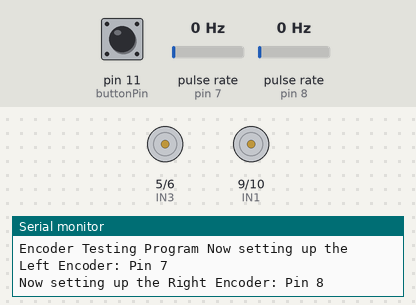
A sketch run on a simulated Arduino Uno, built with avr-gcc and run on an emulated ATmega328P. Shown: motor-driver pin pairs drawn as motors (green arrow = first pin HIGH = forward, orange = second pin HIGH = backward, longer = more drive), the last lines printed to the serial monitor. Wiring (inferred from the names in the program): 2 × pulse sensor: data pin 7 / data pin 8. The test bench sets the inputs (shaded band); at power-on: pin 11 (buttonPin) HIGH, pulse rate (sensors on pin 7, pin 8) 0 Hz.

Above: at 1.2 s.
1.3 s: pin 11 (buttonPin) pulled LOW for 0.15 s
At 3.0 s:
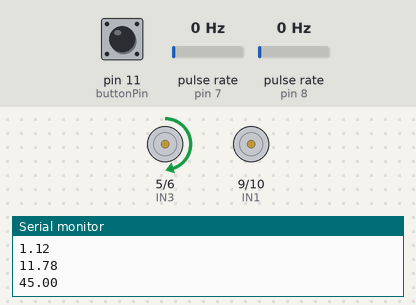
4.4 s: pulse rate (sensor on pin 7) set to 4 Hz
At 6.9 s:
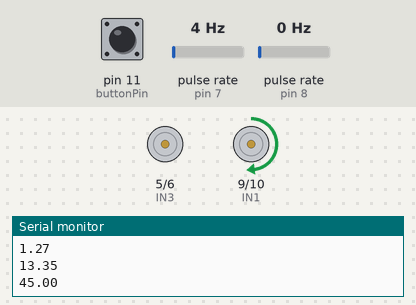
7.4 s: pulse rate (sensor on pin 8) set to 50 Hz
At 9.9 s:
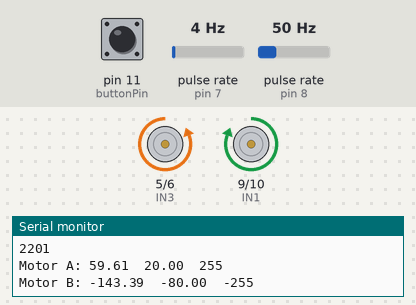
10.4 s: pulse rate (sensor on pin 7) set to 50 Hz
At 12.2 s:
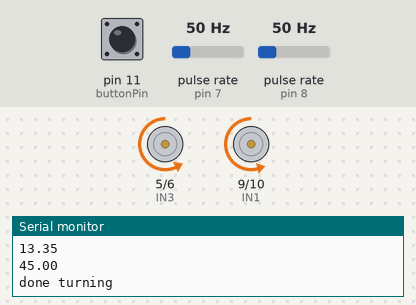
13.4 s: pulse rate (sensor on pin 8) set to 4 Hz
16.4 s: pin 11 (buttonPin) pulled LOW for 1 s
Timing chart, 0 to 30.0 s (numbered marks = the images above; inputs shaded):
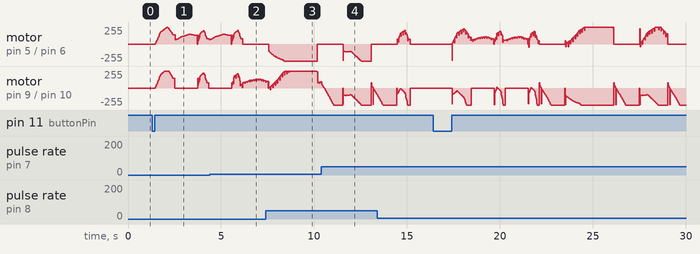

The sketch:

TrapProfile.ino
```cpp
// TODO: Import header code from previous lab code to set up your motors, buttons, pins, etc.

#include <PinChangeInterrupt.h>


#define buttonPin 11

#define EncoderMotorLeft 7
#define EncoderMotorRight 8

#define A 0
#define B 1

// If you have a kit with the moto shield, set this to true
// If you have the Dual H-Bridge controller w/o the shield, set to false
#define SHIELD false
//SHIELD Pin varables - cannot be changed
#define motorApwm 3
#define motorAdir 12
#define motorBpwm 11
#define motorBdir 13
//Driver Pin variable - any 4 analog pins (marked with ~ on your board)
#define IN1 9
#define IN2 10
#define IN3 5
#define IN4 6

#define FORWARD             0
#define LEFT               -75
#define RIGHT               85
///////////////////////////////////////////////////////////////
// Two structures for use in this lab.
// The velocity profile structure contains the important time steps and
// max velocity
struct velProfile {
  float t1;
  float t2;
  float tf;
  float vel;
};

// The "state" structure includes both position and velocity information
struct state {
  float x;
  float v;
};


///////////////////////////////////////////////////////////////
// TODO: Input gains for each motor from motor testing code below
float Kp[] = {5.0, 4.75};
float Kd[] = {1, 1};

// TODO: Max speed of each motor in counts/sec
float maxSpeedA = 93.7;
float maxSpeedB = 112.4;

float cntCm = 0.955;
float DistancePerRev = 28;
float EncoderCountsPerRev = 24;
float l = 9;
float cmDegree = (2*3.14*l)/360;

// TODO: Choose a reasonable speed for your robot to drive
float desiredMaxSpeed = 45; // Input desired speed in cm/s, convert later
int desiredDistance = 60; // Input desired test distance in cm

volatile unsigned int leftEncoderCount = 0;
volatile unsigned int rightEncoderCount = 0;

int PDdelay = 20;
unsigned long nextPDtime = 0;
int printDelay = 200;
unsigned long nextPrintTime = printDelay;
float rampFraction = 0.3;

// Define the movement sequence (forward, left, right, etc.) for navigating a maze
int moves[] = {FORWARD, LEFT, FORWARD, LEFT, FORWARD, RIGHT, FORWARD, RIGHT, FORWARD, RIGHT, FORWARD};
// Define the distance to travel for each move
int distance[] = {30, 16, 16, 80, 45, 20};


void setup() {
  //TODO: Include setup code for any pins other than motors or encoders
  pinMode(buttonPin, INPUT_PULLUP);
  Serial.begin(9600);
  motor_setup();
  encoder_setup();
}

void loop() {
 int j = 0;

  // Wait for the push button to be pressed and released
  while (digitalRead(buttonPin) == 1); // Wait for button press
  delay(50); // Debounce delay
  while (digitalRead(buttonPin) == 0); // Wait for button release
  for (int i = 0; i < sizeof(moves)/2; i++) {
    if(moves[i] == FORWARD){
      driveForward(desiredMaxSpeed, distance[j]); // Drive forward for the specified distance
      j++;
    }
    else {
      turn(15, moves[i]); // Turn in the specified direction (left or right)
    }
    // Stop the motors after each move
    run_motor(A, 0);
    run_motor(B, 0);
  }
  j = 0; // Reset the distance index

}

void driveForward(float desiredSpeed, float desiredDistance) {
  // TODO: Convert desiredSpeed to motorSpeed and countsDesired
  float motorSpeed = (desiredSpeed/DistancePerRev)*EncoderCountsPerRev; // Convert from cm/s to counts/s
  float countsDesired = (desiredDistance / DistancePerRev) * EncoderCountsPerRev; // Can use Lab 2B equation here

  float Xd = 0;
  float Vd = 0;
  float VA = 0;
  float VB = 0;
  int encA = 0;
  int encB = 0;

  // Reset encoder counts at the beginning of the movement.
  unsigned long startTime = millis();
  int cmdA = 0;
  int cmdB = 0;
  leftEncoderCount = 0;
  rightEncoderCount = 0;
  int prevEncA = 0;
  int prevEncB = 0;

  //TODO: Give this inputs (see trapezoidal.ino)
  struct velProfile profile = genVelProfile(desiredMaxSpeed, desiredDistance, rampFraction);
  nextPDtime = 0;
  // Run until final time of the velocity profile + 1 second, in order to
  // allow your motors to catch up if necessary
  while (millis() - startTime < profile.tf*1000+100) {
    unsigned long now = millis() - startTime;
    run_motor(A, cmdA);
    run_motor(B, cmdB);
    if (now > nextPDtime) {
      struct state desiredState = targetState(now/1000.0, profile);
      Xd = desiredState.x; // Desired position
      Vd = desiredState.v; // Desired speed
      // Get current encoder counts
      encA = leftEncoderCount;
      encB = rightEncoderCount;
      // Get current speed (the 1000 converts PDdelay to seconds)
      VA = (encA - prevEncA) * 1000.0/PDdelay;
      VB = (encB - prevEncB) * 1000.0/PDdelay;
      // Feed-forward values of pwm for speed based on max speed
      float pwmInA = map(Vd, 0, maxSpeedA, 0, 255);
      float pwmInB = map(Vd, 0, maxSpeedB, 0, 255);

      // Get command values from controller (as a byte)
      cmdA = pdController(pwmInA, Vd-VA, Xd-encA, Kp[0], Kd[0]);
      cmdB = pdController(pwmInB, Vd-VB, Xd-encB, Kp[1], Kd[1]);

      // Update previous encoder counts
      prevEncA = encA;
      prevEncB = encB;

      // Set next time to update PD controller
      nextPDtime += PDdelay;
    }

    if (now > nextPrintTime) {
      // Output: time, error, velocity error, and pwm for both motors
      Serial.println(now);
      Serial.print("Motor A: ");
      Serial.print(Xd - encA);
      Serial.print("\t");
      Serial.print(Vd - VA);
      Serial.print("\t");
      Serial.println(cmdA);
      Serial.print("Motor B: ");
      Serial.print(Xd - encB);
      Serial.print("\t");
      Serial.print(Vd - VB);
      Serial.print("\t");
      Serial.println(cmdB);
      nextPrintTime += printDelay;
    }
  }
  // Stop motors
  run_motor(A, 0);
  run_motor(B, 0);
  Serial.println("done driving");
}

void turn(float maxAngularSpeed, float degrees) {
    // TODO: Convert desiredSpeed to motorSpeed and countsDesired
  float motorSpeed = ((maxAngularSpeed)/DistancePerRev)*EncoderCountsPerRev; // Convert from cm/s to counts/s
  float wheelDesiredDistance = abs(degrees)*cmDegree;
  float countsDesired = (abs(degrees)*cmDegree / DistancePerRev) * EncoderCountsPerRev; // Can use Lab 2B equation here

  float Xd, Vd, VA, VB;
  int encA;
  int encB;

  // Reset encoder counts at the beginning of the movement.
  unsigned long startTime = millis();
  int cmdA = 0;
  int cmdB = 0;
  leftEncoderCount = 0;
  rightEncoderCount = 0;
  int prevEncA = 0;
  int prevEncB = 0;

  //TODO: Give this inputs (see trapezoidal.ino)
  struct velProfile profile = genVelProfile(maxAngularSpeed, wheelDesiredDistance, rampFraction);
  Serial.println(profile.tf);
  Serial.println(wheelDesiredDistance);
  Serial.println(desiredMaxSpeed);
  // Run until final time of the velocity profile + 1 second, in order to
  // allow your motors to catch up if necessary
  nextPDtime = 0;
  while (millis() - startTime < profile.tf*1000+100) {
    unsigned long now = millis() - startTime;
    if(degrees>0){
      run_motor(A, cmdA);
    }else{
      run_motor(B, cmdB);
    }


    if (now > nextPDtime) {
      struct state desiredState = targetState(now/1000.0, profile);
      Xd = desiredState.x; // Desired position
      Vd = desiredState.v; // Desired speed
      // Get current encoder counts
      encA = leftEncoderCount;
      encB = rightEncoderCount;
      // Get current speed (the 1000 converts PDdelay to seconds)
      VA = (encA - prevEncA) * 1000.0/PDdelay;
      VB = (encB - prevEncB) * 1000.0/PDdelay;
      // Feed-forward values of pwm for speed based on max speed
      float pwmInA = map(Vd, 0, maxSpeedA, 80, 255);
      float pwmInB = map(Vd, 0, maxSpeedB, 60, 255);

      // Get command values from controller (as a byte)
      cmdA = pdController(pwmInA, Vd-VA, Xd-encA, 6, 0.3);
      cmdB = pdController(pwmInB, Vd-VB, Xd-encB, 6, 0.3);

      // Update previous encoder counts
      prevEncA = encA;
      prevEncB = encB;

      // Set next time to update PD controller
      nextPDtime += PDdelay;
    }

    if (now > nextPrintTime) {
      // Output: time, error, velocity error, and pwm for both motors
      Serial.println(now);
      Serial.print("Motor A: ");
      Serial.print(Xd - encA);
      Serial.print("\t");
      Serial.print(Vd - VA);
      Serial.print("\t");
      Serial.println(cmdA);
      Serial.print("Motor B: ");
      Serial.print(Xd - encB);
      Serial.print("\t");
      Serial.print(Vd - VB);
      Serial.print("\t");
      Serial.println(cmdB);
      nextPrintTime += printDelay;
    }
  }
  // Stop motors
  run_motor(A, 0);
  run_motor(B, 0);
  Serial.println("done turning");
}


struct state targetState(float time, struct velProfile vp) {
  // TODO: Calculate the desired position and velocity at given sample time.
  struct state output;
  if(time<vp.t1){
    output.x = 0.5*(vp.vel/vp.t1)*time*time ; // output desired position
    output.v = (vp.vel/vp.t1)*time; // output desired velocity
    return output;
  }else if(time<vp.t2){
    output.x =vp.vel*time-(0.5*(vp.vel/vp.t1)*vp.t1*vp.t1); // output desired position
    output.v = vp.vel; // output desired velocity
    return output;
  }else if(time<vp.tf){
    output.x = -0.5*(vp.vel/vp.t1)*(time-vp.tf)*(time-vp.tf)+((vp.vel/vp.t1)*vp.t1*vp.t1)+(vp.vel*(vp.t2-vp.t1));
    output.v = -((vp.vel/vp.t1)*(time-vp.t2))+vp.vel; // output desired velocity
    return output;
  }else{
    output.x = ((vp.vel/vp.t1)*vp.t1*vp.t1)+(vp.vel*(vp.t2-vp.t1));
    output.v = 0;
    return output;
  }
}

int pdController(float FF, float Verr, float Xerr, float kp, float kd) {
  // Implements Feed-forward + feedback control
  int u = FF + kp*Xerr + kd*Verr;
  int cmd = constrain(u, -255, 255);
  return cmd;
}
```

encoders.ino
```cpp
void encoder_setup() {
  Serial.print("Encoder Testing Program ");
  Serial.print("Now setting up the Left Encoder: Pin ");
  Serial.print(EncoderMotorLeft);
  Serial.println();

  pinMode(EncoderMotorLeft, INPUT_PULLUP); //set the pin to input
  // The following code sets up the PinChange Interrupt
  // Valid interrupt modes are: RISING, FALLING or CHANGE
  attachPinChangeInterrupt(digitalPinToPinChangeInterrupt(EncoderMotorLeft), indexLeftEncoderCount, CHANGE);
  /////////////////////////////////////////////////
  Serial.print("Now setting up the Right Encoder: Pin ");
  Serial.print(EncoderMotorRight);
  Serial.println();
  pinMode(EncoderMotorRight, INPUT_PULLUP); //set the pin to input
  attachPinChangeInterrupt(digitalPinToPinChangeInterrupt(EncoderMotorRight), indexRightEncoderCount, CHANGE);
}

//////////////////////////////////////////////////////////
// Interrupt functions for encoders //
//////////////////////////////////////////////////////////
void indexLeftEncoderCount()
{
  leftEncoderCount++;
}
//////////////////////////////////////////////////////////
void indexRightEncoderCount()
{
  rightEncoderCount++;
}
```

motors.ino
```cpp
void motor_setup() {
  if (SHIELD) { //if you're using the motoshield
    //define Sheild pins as outputs
    pinMode(motorApwm, OUTPUT);
    pinMode(motorAdir, OUTPUT);
    pinMode(motorBpwm, OUTPUT);
    pinMode(motorBdir, OUTPUT);
    // initialize all pins to zero
    digitalWrite(motorApwm, 0);
    digitalWrite(motorAdir, 0);
    digitalWrite(motorBpwm, 0);
    digitalWrite(motorBdir, 0);
  } else { // if using dual motor driver
    // define driver pins as outputs
    pinMode(IN1, OUTPUT);
    pinMode(IN2, OUTPUT);
    pinMode(IN3, OUTPUT);
    pinMode(IN4, OUTPUT);
    // initialize all pins to zero
    digitalWrite(IN1, 0);
    digitalWrite(IN2, 0);
    digitalWrite(IN3, 0);
    digitalWrite(IN4, 0);
  } // end if
  return;
} // end function


// int motor is the defined A or B
// pwm = the power cycle you want to use
void run_motor(int motor, int pwm) {
  int dir = (pwm/abs(pwm))> 0; // returns if direction is forward (1) or reverse (0)
  pwm = abs(pwm); // only positive values can be sent to the motor

  if (SHIELD) { // if using motor shield
    switch (motor) { // find which motor to control
      case A: // if A, write A pins
        digitalWrite(motorAdir, dir); // dir is either 1 (forward) or 0 (reverse)
        analogWrite(motorApwm, pwm); // pwm is an analog value 0-255
        break; // end case A
      case B: // if B, write B pins
        digitalWrite(motorBdir, dir); // dir is either 1 (forward) or 0 (reverse)
        analogWrite(motorBpwm, pwm); // pwm is an analog value 0-255
        break; // end case A
    } // end switch statement
  } // end if
  else { // if using dual motor drivers
    switch (motor) { // find which motor to control
      case A: // if A, write A pins
        if (dir) { // If dir is forward
          analogWrite(IN1, pwm);  // IN1 is the forward pwm pin
          digitalWrite(IN2, LOW); // IN2 is low
        } else {
          digitalWrite(IN1, LOW); // IN1 is low
          analogWrite(IN2, pwm);  // IN2 is the reverse pwm pin
        } // end if
        break; // end case A
      case B: // if B, write B pins
        if (dir) { // if dir is forward
          analogWrite(IN3, pwm);  // IN3 is the forward pwm pin
          digitalWrite(IN4, LOW); // IN4 is low
        } else {
          digitalWrite(IN3, LOW); //IN3 is low
          analogWrite(IN4, pwm);  // IN4 is the reverse pwm pin
        } // end if
        break; // end case B
    } // end switch case
  } //end if
  return;
} // end function
```

trapezoidal.ino
```cpp
// Generates a velocity profile (with checkpoints t1, t2, tf and max speed vel)
// based on max velocity, desired distance, and fraction of ramp-up/ramp-down time
struct velProfile genVelProfile(float vMax, float distance, float rampFraction) {
  struct velProfile p;
  p.vel = vMax;
  p.tf = distance / ((1-rampFraction)*p.vel);
  p.t1 = rampFraction*p.tf;
  p.t2 = (1-rampFraction)*p.tf;
  return p;
}
```
